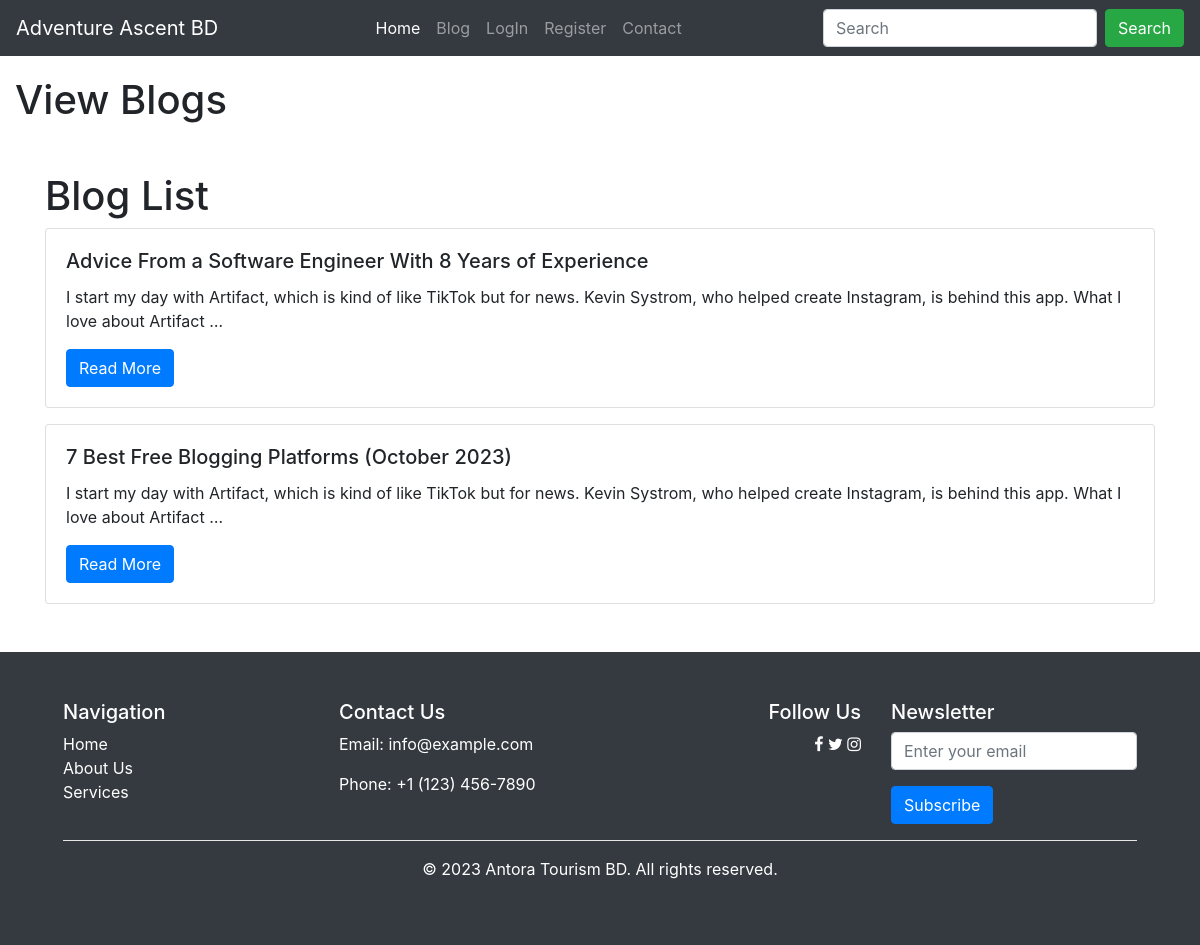
Screenshot of /blog/ with the database file from the repository.
### App_Blog/models.py (models this page shows, shortened)
class Blog(models.Model):
    blog_title = models.CharField(max_length=264, verbose_name='Put on a Title')
    blog_content = models.TextField(verbose_name='what is on your mind')
    blog_image = models.ImageField(upload_to='blog_images',verbose_name='Image')
    publish_date = models.DateField(auto_now_add=True)
    update_date = models.DateTimeField(auto_now=True)
    class Meta:
        ordering = ['-publish_date',]

### App_Blog/views.py (the view)
# urls.py: path('blog/', blog_list, name='blog_list'),
def blog_list(request):
    blogs = Blog.objects.all()
    return render(request, 'App_Blog/blog_list.html', {'blogs': blogs})

### App_Blog/templates/App_Blog/blog_list.html
{% extends 'base.html' %}
{% block body_block %}
<h1>View Blogs</h1>
  <div class="container mt-5">
    <h1>Blog List</h1>
    {% for blog in blogs %}
      <div class="card mb-3">
        <div class="card-body">
          <h5 class="card-title">{{ blog.blog_title }}</h5>
          <p class="card-text">{{ blog.blog_content|truncatewords:30 }}</p>
          <a href="{% url 'App_Blog:blog_detail' blog_id=blog.id %}" class="btn btn-primary">Read More</a>
        </div>
      </div>
    {% endfor %}
  </div>
{% endblock %}

### rows the page displays
Blog: blog_title "Advice From a Software Engineer With 8 Years of Experience", blog_content "I start my day with Artifact, which is kind of like TikTok but for news. Kevin Systrom, who helped create Instagram, is behind this app. What I love about Artifact …"
Blog: blog_title "7 Best Free Blogging Platforms (October 2023)", blog_content "I start my day with Artifact, which is kind of like TikTok but for news. Kevin Systrom, who helped create Instagram, is behind this app. What I love about Artifact …"
